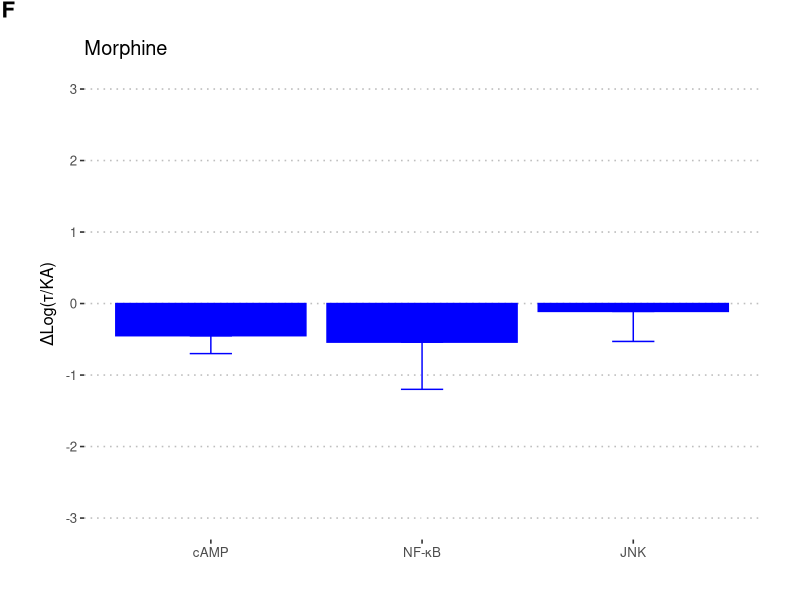
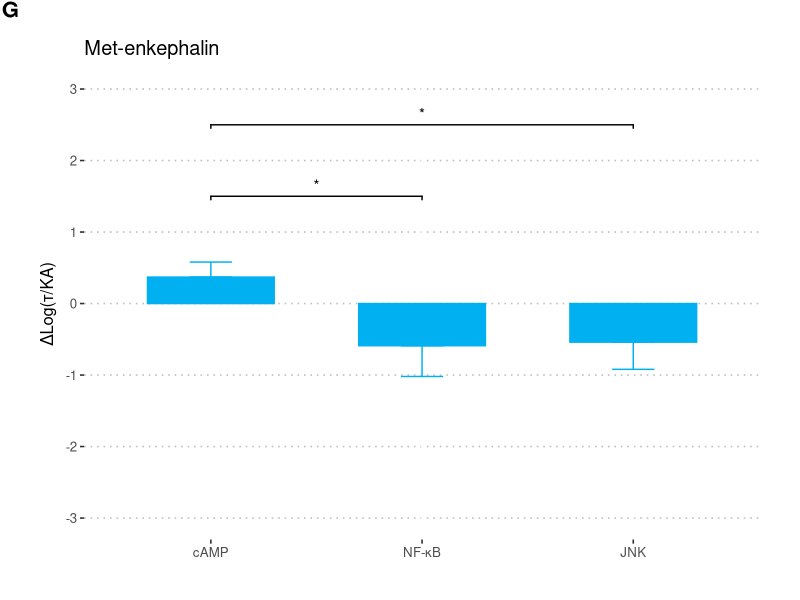
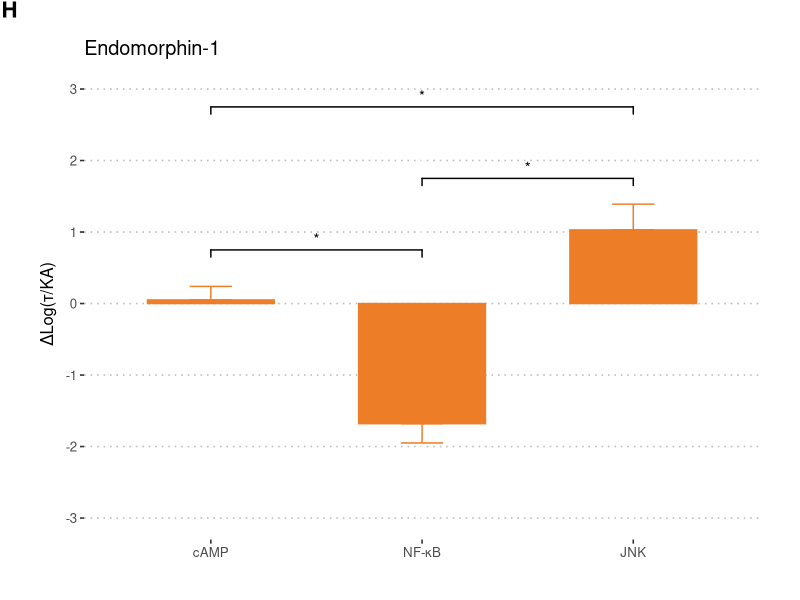
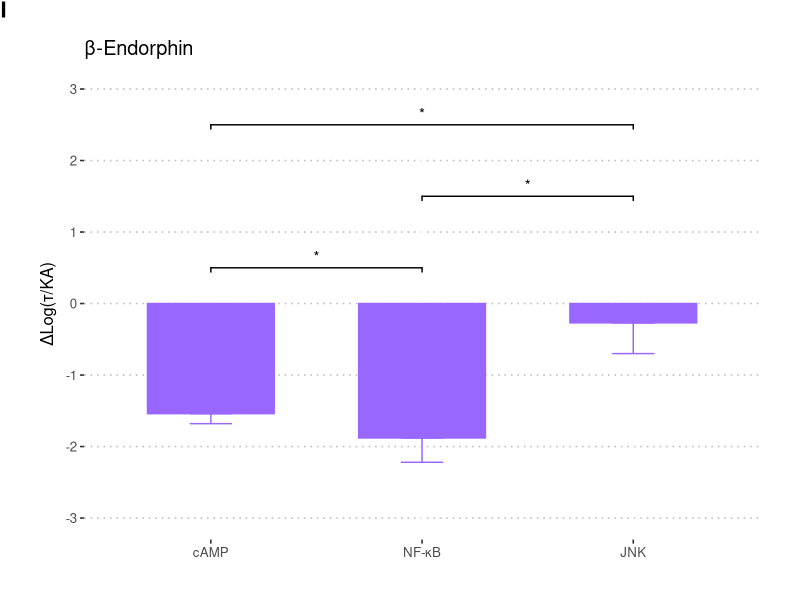
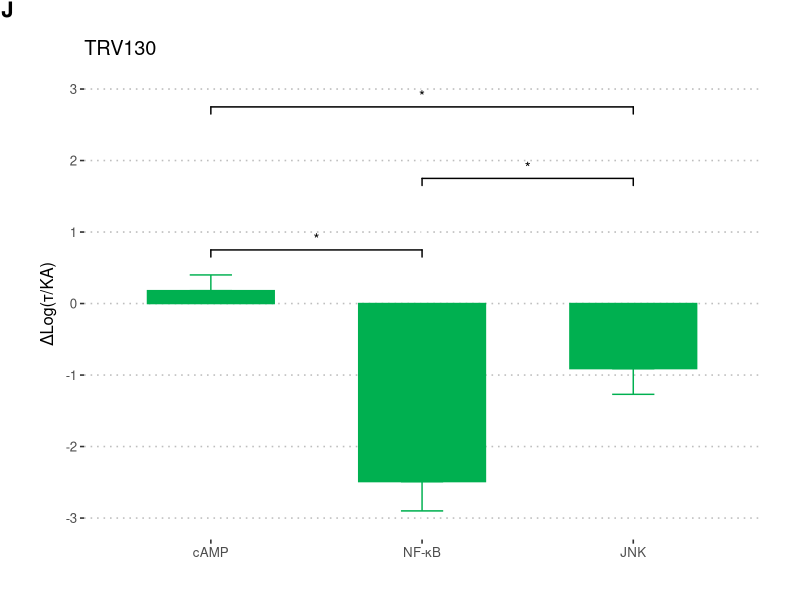
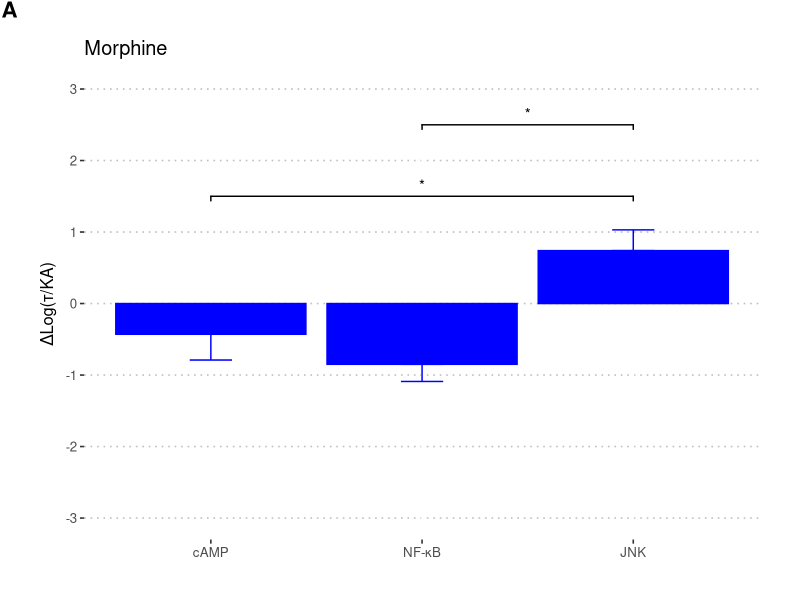
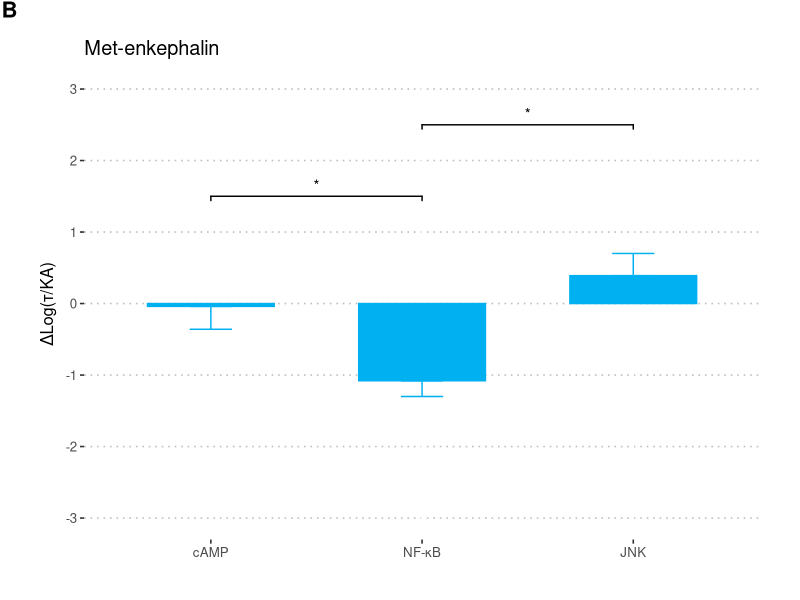
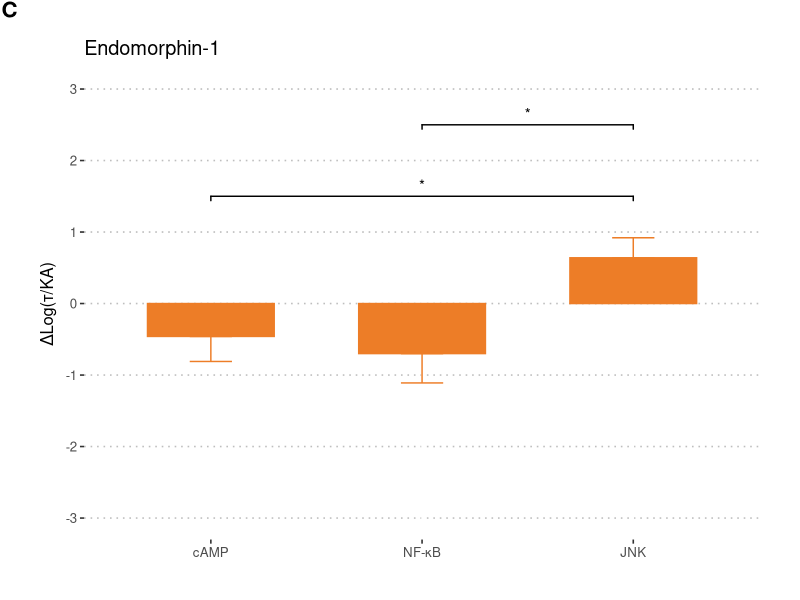

Recreate these plots in R, in order.
#### Barplots of delta logKa ####
#### Copy and past in R console to run!!!! ####
library(tidyverse)
library(ggpubr)
library(forcats)
library(ggsignif)

# Import deltalog data
df <- as.data.frame(read.csv(file = "data/deltalogka_2019_01_25.csv", header = TRUE, sep = ","))

# columns
cols <- c("Morphine", "Met.enkephalin", "endomorphin.1", "b.endorphin", "TRV130")

# Filter data fram by only human data
humandf <- dplyr::filter(df, grepl("Human", X))
humandf$X <- factor(humandf$X, levels = humandf$X)

# Filter data fram by only monkey data
mmdf <- dplyr::filter(df, grepl("Monkey", X))
mmdf$X <- factor(mmdf$X, levels = mmdf$X)

# Monkey Morphine Plot
mmmor <- ggplot(mmdf, aes(x = mmdf$X, y = Morphine)) +
  geom_errorbar(aes(ymin = Morphine, ymax = Morphine-Morphine.SEM), width = .2, color = "#0000ff", position = position_dodge(.9)) +
  geom_bar(position = position_dodge(), stat = "identity", fill = "#0000ff", colour="#0000ff") +
  scale_x_discrete(labels = c(
    "Monkey cAMP" = "cAMP",
    "Monkey NFkB" = "NF-κB",
    "Monkey JNK" = "JNK"
  )) +
  theme(
    panel.grid.major = element_blank(), panel.grid.minor = element_blank(),
    panel.background = element_blank()
  ) + ggtitle("Morphine") +
  xlab(NULL) + ylab("ΔLog(τ/KA)") + theme_pubclean() +
  scale_y_continuous(breaks=c(-3,-2, -1, 0, 1, 2, 3), limits=c(-3, 3)) +
  theme(plot.margin = unit(c(2,2,2,2), "lines"))

mmmor <- annotate_figure(mmmor, fig.lab = "F", fig.lab.face = "bold", fig.lab.size = 16)


ggsave("figures/2019_01_25/monkey_morphine.tiff", device = "tiff")

# Monkey Metenkephalin Plot
mmmet<- ggplot(mmdf, aes(x = fct_inorder(mmdf$X), y = mmdf$Met.enkephalin)) +
  geom_signif(annotations = c(formatC("*"),formatC("*")), y_position = c(2.5, 1.5), xmin=c(1, 1), xmax=c(3, 2)) +
  geom_bar(position = position_dodge(.01), width = 0.6, stat = "identity", fill = "#00b0f0", colour="#00b0f0") +
  geom_errorbar(data=mmdf[mmdf$Met.enkephalin > 0,], inherit.aes = F, aes(x= mmdf[mmdf$Met.enkephalin > 0,]$X, ymin = mmdf[mmdf$Met.enkephalin > 0,]$Met.enkephalin, ymax = mmdf[mmdf$Met.enkephalin > 0,]$Met.enkephalin+mmdf[mmdf$Met.enkephalin > 0,]$Met.enkephalin.SEM), width = .2, color = "#00b0f0", position = position_dodge(.9)) +
  geom_errorbar(data=mmdf[mmdf$Met.enkephalin < 0,], inherit.aes = F, aes(x= mmdf[mmdf$Met.enkephalin < 0,]$X, ymin = mmdf[mmdf$Met.enkephalin < 0,]$Met.enkephalin, ymax = mmdf[mmdf$Met.enkephalin < 0,]$Met.enkephalin-mmdf[mmdf$Met.enkephalin < 0,]$Met.enkephalin.SEM), width = .2, color = "#00b0f0", position = position_dodge(.9)) +
  scale_x_discrete(labels = c(
    "Monkey cAMP" = "cAMP",
    "Monkey NFkB" = "NF-κB",
    "Monkey JNK" = "JNK"
  )) +
  theme(
    panel.grid.major = element_blank(), panel.grid.minor = element_blank(),
    panel.background = element_blank()
  ) + ggtitle("Met-enkephalin") +
  xlab(NULL) + ylab("ΔLog(τ/KA)") + theme_pubclean() +
  scale_y_continuous(breaks=c(-3,-2, -1, 0, 1, 2, 3), limits=c(-3, 3)) +
  theme(plot.margin = unit(c(2,2,2,2), "lines"))
mmmet<- annotate_figure(mmmet, fig.lab = "G", fig.lab.face = "bold", fig.lab.size = 16)

ggsave("figures/2019_01_25/monkey_metenkephalin.tiff", device = "tiff")

# Monkey endomorphin.1 Plot
mmendo <- ggplot(mmdf, aes(x = fct_inorder(mmdf$X), y = mmdf$endomorphin.1)) +
  geom_signif(annotations = c(formatC("*"),formatC("*"), formatC("*")), y_position = c(2.75, .75, 1.75), xmin=c(1, 1, 2), xmax=c(3, 2, 3)) +
  geom_bar(position = position_dodge(.01), width = 0.6, stat = "identity", fill = "#ed7d27", colour="#ed7d27") +
  geom_errorbar(data=mmdf[mmdf$endomorphin.1 > 0,], inherit.aes = F, aes(x = mmdf[mmdf$endomorphin.1 > 0,]$X, ymin = mmdf[mmdf$endomorphin.1 > 0,]$endomorphin.1, ymax = mmdf[mmdf$endomorphin.1 > 0,]$endomorphin.1 + mmdf[mmdf$endomorphin.1 > 0,]$endomorphin.1.SEM), width = .2, color = "#ed7d27", position = position_dodge(.9)) +
  geom_errorbar(data=mmdf[mmdf$endomorphin.1 < 0,], inherit.aes = F, aes(x = mmdf[mmdf$endomorphin.1 < 0,]$X, ymin = mmdf[mmdf$endomorphin.1 < 0,]$endomorphin.1, ymax = mmdf[mmdf$endomorphin.1 < 0,]$endomorphin.1 - mmdf[mmdf$endomorphin.1 < 0,]$endomorphin.1.SEM), width = .2, color = "#ed7d27", position = position_dodge(.9)) +
  scale_x_discrete(labels = c(
    "Monkey cAMP" = "cAMP",
    "Monkey NFkB" = "NF-κB",
    "Monkey JNK" = "JNK"
  )) +
  theme(
    panel.grid.major = element_blank(), panel.grid.minor = element_blank(),
    panel.background = element_blank()
  ) + ggtitle("Endomorphin-1") +
  xlab(NULL) + ylab("ΔLog(τ/KA)") + theme_pubclean() +
  scale_y_continuous(breaks=c(-3,-2, -1, 0, 1, 2, 3), limits=c(-3, 3)) +
  theme(plot.margin = unit(c(2,2,2,2), "lines"))
mmendo <- annotate_figure(mmendo, fig.lab = "H", fig.lab.face = "bold", fig.lab.size = 16)

ggsave("figures/2019_01_25/monkey_endomorphin1.tiff", device = "tiff")

# Monkey beta-Endorphin Plot
mmbe <- ggplot(mmdf, aes(x = fct_inorder(mmdf$X), y = mmdf$b.endorphin)) +
  geom_signif(annotations = c(formatC("*"),formatC("*"), formatC("*")), y_position = c(2.5, .5, 1.5), xmin=c(1, 1, 2), xmax=c(3, 2, 3)) +
  geom_bar(position = position_dodge(.01), width = 0.6, stat = "identity", fill = "#9966ff", colour="#9966ff") +
  geom_errorbar(data=mmdf[mmdf$b.endorphin > 0,], inherit.aes = F, aes(x = mmdf[mmdf$b.endorphin > 0,]$X, ymin = mmdf[mmdf$b.endorphin > 0,]$b.endorphin, ymax = mmdf[mmdf$b.endorphin > 0,]$b.endorphin + mmdf[mmdf$b.endorphin > 0,]$b.endorphin.SEM), width = .2, color = "#9966ff", position = position_dodge(.9)) +
  geom_errorbar(data=mmdf[mmdf$b.endorphin < 0,], inherit.aes = F, aes(x = mmdf[mmdf$b.endorphin < 0,]$X, ymin = mmdf[mmdf$b.endorphin < 0,]$b.endorphin, ymax = mmdf[mmdf$b.endorphin < 0,]$b.endorphin - mmdf[mmdf$b.endorphin < 0,]$b.endorphin.SEM), width = .2, color = "#9966ff", position = position_dodge(.9)) +
  scale_x_discrete(labels = c(
    "Monkey cAMP" = "cAMP",
    "Monkey NFkB" = "NF-κB",
    "Monkey JNK" = "JNK"
  )) +
  theme(
    panel.grid.major = element_blank(), panel.grid.minor = element_blank(),
    panel.background = element_blank()
  ) + ggtitle("β-Endorphin") +
  xlab(NULL) + ylab("ΔLog(τ/KA)") + theme_pubclean() +
  scale_y_continuous(breaks=c(-3,-2, -1, 0, 1, 2, 3), limits=c(-3, 3)) +
  theme(plot.margin = unit(c(2,2,2,2), "lines"))
mmbe <- annotate_figure(mmbe, fig.lab = "I", fig.lab.face = "bold", fig.lab.size = 16)

ggsave("figures/2019_01_25/monkey_betaendorphin.tiff", device = "tiff")

# Monkey TRV130 Plot
mmtrv <- ggplot(mmdf, aes(fct_inorder(mmdf$X), y = TRV130)) +
  geom_signif(annotations = c(formatC("*"),formatC("*"), formatC("*")), y_position = c(2.75, .75, 1.75), xmin=c(1, 1, 2), xmax=c(3, 2, 3)) +
  geom_errorbar(data=mmdf[mmdf$TRV130 > 0,], inherit.aes = F, aes(x= mmdf[mmdf$TRV130 > 0,]$X, ymin = mmdf[mmdf$TRV130 > 0,]$TRV130, ymax = mmdf[mmdf$TRV130 > 0,]$TRV130 + mmdf[mmdf$TRV130 > 0,]$TRV130.SEM), width = .2, color = "#00b050", position = position_dodge(.9)) +
  geom_errorbar(data=mmdf[mmdf$TRV130 < 0,], inherit.aes = F, aes(x= mmdf[mmdf$TRV130 < 0,]$X, ymin = mmdf[mmdf$TRV130 < 0,]$TRV130, ymax = mmdf[mmdf$TRV130 < 0,]$TRV130 - mmdf[mmdf$TRV130 < 0,]$TRV130.SEM), width = .2, color = "#00b050", position = position_dodge(.9)) +
  geom_bar(position = position_dodge(.01), width = 0.6, stat = "identity", fill = "#00b050", colour = "#00b050") +
  scale_x_discrete(labels = c(
    "Monkey cAMP" = "cAMP",
    "Monkey NFkB" = "NF-κB",
    "Monkey JNK" = "JNK"
  )) +
  theme(
    panel.grid.major = element_blank(), panel.grid.minor = element_blank(),
    panel.background = element_blank()
  ) + ggtitle("TRV130") +
  xlab(NULL) + ylab("ΔLog(τ/KA)") + theme_pubclean() +
  scale_y_continuous(breaks=c(-3,-2, -1, 0, 1, 2, 3), limits=c(-3, 3)) +
  theme(plot.margin = unit(c(2,2,2,2), "lines"))
mmtrv <- annotate_figure(mmtrv, fig.lab = "J", fig.lab.face = "bold", fig.lab.size = 16)

ggsave("figures/2019_01_25/monkey_trv130.tiff", device = "tiff")

###############################################################################
###############################################################################
###############################################################################
###############################################################################
###############################################################################

humanmor <- ggplot(humandf, aes(x = humandf$X, y = humandf$Morphine)) +
  geom_signif(annotations = c(formatC("*"),formatC("*")), y_position = c(1.5, 2.5), xmin=c(1, 2), xmax=c(3, 3)) +
  geom_bar(position = position_dodge(), stat = "identity", fill = "#0000ff",
           colour="#0000ff") +
  geom_errorbar(data=humandf[humandf$Morphine > 0,], inherit.aes = F, aes(x= humandf[humandf$Morphine > 0,]$X, ymin = humandf[humandf$Morphine > 0,]$Morphine, ymax = humandf[humandf$Morphine > 0,]$Morphine+humandf[humandf$Morphine > 0,]$Morphine.SEM), width = .2, color = "#0000ff", position = position_dodge(.9)) +
  geom_errorbar(data=humandf[humandf$Morphine < 0,], inherit.aes = F, aes(x= humandf[humandf$Morphine < 0,]$X, ymin = humandf[humandf$Morphine < 0,]$Morphine, ymax = humandf[humandf$Morphine < 0,]$Morphine-humandf[humandf$Morphine < 0,]$Morphine.SEM), width = .2, color = "#0000ff", position = position_dodge(.9)) +
  scale_x_discrete(labels = c(
    "Human cAMP" = "cAMP",
    "Human NFkB" = "NF-κB",
    "Human JNK" = "JNK"
  )) +
  theme(
    panel.grid.major = element_blank(), panel.grid.minor = element_blank(),
    panel.background = element_blank()
  ) + ggtitle("Morphine") +
  xlab(NULL) + ylab("ΔLog(τ/KA)") + theme_pubclean() +
  scale_y_continuous(breaks=c(-3,-2, -1, 0, 1, 2, 3), limits=c(-3, 3)) +
  theme(plot.margin = unit(c(2,2,2,2), "lines"))
humanmor <- annotate_figure(humanmor, fig.lab = "A", fig.lab.face = "bold", fig.lab.size = 16)

ggsave("figures/2019_01_25/human_morphine.tiff", device = "tiff")

# Human Metenkephalin Plot
humanmet <- ggplot(humandf, aes(x = humandf$X, y = humandf$Met.enkephalin)) +
  geom_signif(annotations = c(formatC("*"),formatC("*")), y_position = c(1.5, 2.5), xmin=c(1, 2), xmax=c(2, 3)) +
  geom_bar(position = position_dodge(.01), width = 0.6, stat = "identity", fill = "#00b0f0", colour="#00b0f0") +
  geom_errorbar(data=humandf[humandf$Met.enkephalin > 0,], inherit.aes = F, aes(x= humandf[humandf$Met.enkephalin > 0,]$X, ymin = humandf[humandf$Met.enkephalin > 0,]$Met.enkephalin, ymax = humandf[humandf$Met.enkephalin > 0,]$Met.enkephalin+humandf[humandf$Met.enkephalin > 0,]$Met.enkephalin.SEM), width = .2, color = "#00b0f0", position = position_dodge(.9)) +
  geom_errorbar(data=humandf[humandf$Met.enkephalin < 0,], inherit.aes = F, aes(x= humandf[humandf$Met.enkephalin < 0,]$X, ymin = humandf[humandf$Met.enkephalin < 0,]$Met.enkephalin, ymax = humandf[humandf$Met.enkephalin < 0,]$Met.enkephalin-humandf[humandf$Met.enkephalin < 0,]$Met.enkephalin.SEM), width = .2, color = "#00b0f0", position = position_dodge(.9)) +
  scale_x_discrete(labels = c(
    "Human cAMP" = "cAMP",
    "Human NFkB" = "NF-κB",
    "Human JNK" = "JNK"
  )) +
  theme(
    panel.grid.major = element_blank(), panel.grid.minor = element_blank(),
    panel.background = element_blank()
  ) + ggtitle("Met-enkephalin") +
  xlab(NULL) + ylab("ΔLog(τ/KA)") + theme_pubclean() +
  scale_y_continuous(breaks=c(-3,-2, -1, 0, 1, 2, 3), limits=c(-3, 3)) +
  theme(plot.margin = unit(c(2,2,2,2), "lines"))
humanmet <- annotate_figure(humanmet, fig.lab = "B", fig.lab.face = "bold", fig.lab.size = 16)

ggsave("figures/2019_01_25/human_metenkephalin.tiff", device = "tiff")

# Human endomorphin.1 Plot
humanendo <- ggplot(humandf, aes(x = humandf$X, y = humandf$endomorphin.1)) +
  geom_signif(annotations = c(formatC("*"),formatC("*")), y_position = c(1.5, 2.5), xmin=c(1, 2), xmax=c(3, 3)) +
  geom_bar(width = 0.6, stat = "identity", fill = "#ed7d27", colour="#ed7d27") +
  geom_errorbar(data=humandf[humandf$endomorphin.1 > 0,], inherit.aes = F, aes(x= humandf[humandf$endomorphin.1 > 0,]$X, ymin = humandf[humandf$endomorphin.1 > 0,]$endomorphin.1, ymax = humandf[humandf$endomorphin.1 > 0,]$endomorphin.1 + humandf[humandf$endomorphin.1 > 0,]$endomorphin.1.SEM), width = .2, color = "#ed7d27") +
  geom_errorbar(data=humandf[humandf$endomorphin.1 < 0,], inherit.aes = F, aes(x= humandf[humandf$endomorphin.1 < 0,]$X, ymin = humandf[humandf$endomorphin.1 < 0,]$endomorphin.1, ymax = humandf[humandf$endomorphin.1 < 0,]$endomorphin.1 - humandf[humandf$endomorphin.1 < 0,]$endomorphin.1.SEM), width = .2, color = "#ed7d27") +
  scale_x_discrete(labels = c(
    "Human cAMP" = "cAMP",
    "Human NFkB" = "NF-κB",
    "Human JNK" = "JNK"
  )) +
  theme(
    panel.grid.major = element_blank(), panel.grid.minor = element_blank(),
    panel.background = element_blank()
  ) + ggtitle("Endomorphin-1") +
  xlab(NULL) + ylab("ΔLog(τ/KA)") + theme_pubclean() +
  scale_y_continuous(breaks=c(-3,-2, -1, 0, 1, 2, 3), limits=c(-3, 3)) +
  theme(plot.margin = unit(c(2,2,2,2), "lines"))
humanendo <- annotate_figure(humanendo, fig.lab = "C", fig.lab.face = "bold", fig.lab.size = 16)

ggsave("figures/2019_01_25/human_endomorphin1.tiff", device = "tiff")

# Human beta-Endorphin Plot
humanbe <- ggplot(humandf, aes(x = humandf$X, y = humandf$b.endorphin)) +
  geom_signif(annotations = c(formatC("*"),formatC("*"), formatC("*")), y_position = c(2.5, .5, 1.5), xmin=c(1, 1, 2), xmax=c(3, 2, 3)) +
  geom_errorbar(data=humandf[humandf$b.endorphin < 0,], inherit.aes = F, aes(x= humandf[humandf$b.endorphin < 0,]$X, ymin = humandf[humandf$b.endorphin < 0,]$b.endorphin, ymax = humandf[humandf$b.endorphin < 0,]$b.endorphin - humandf[humandf$b.endorphin < 0,]$b.endorphin.SEM), width = .2, color = "#9966ff", position = position_dodge(.9)) +
  geom_errorbar(data=humandf[humandf$b.endorphin > 0,], inherit.aes = F, aes(x= humandf[humandf$b.endorphin > 0,]$X, ymin = humandf[humandf$b.endorphin > 0,]$b.endorphin, ymax = humandf[humandf$b.endorphin > 0,]$b.endorphin + humandf[humandf$b.endorphin > 0,]$b.endorphin.SEM), width = .2, color = "#9966ff", position = position_dodge(.9)) +
  geom_bar(position = position_dodge(.01), width = 0.6, stat = "identity", fill = "#9966ff", colour="#9966ff") +
  scale_x_discrete(labels = c(
    "Human cAMP" = "cAMP",
    "Human NFkB" = "NF-κB",
    "Human JNK" = "JNK"
  )) +
  theme(
    panel.grid.major = element_blank(), panel.grid.minor = element_blank(),
    panel.background = element_blank()
  ) + ggtitle("β-Endorphin") +
  xlab(NULL) + ylab("ΔLog(τ/KA)") + theme_pubclean() +
  scale_y_continuous(breaks=c(-3,-2, -1, 0, 1, 2, 3), limits=c(-3, 3)) +
  theme(plot.margin = unit(c(2,2,2,2), "lines"))
humanbe <- annotate_figure(humanbe, fig.lab = "D", fig.lab.face = "bold", fig.lab.size = 16)

ggsave("figures/2019_01_25/human_betaendorphin.tiff", device = "tiff")

# Human TRV130 Plot
humantrv <- ggplot(humandf, aes(x = X, y = TRV130)) +
  geom_signif(annotations = c(formatC("*"),formatC("*")), y_position = c(1.5, 2.5), xmin=c(1, 2), xmax=c(2, 3)) +
  geom_errorbar(data=humandf[humandf$TRV130 > 0,], inherit.aes = F, aes(x= humandf[humandf$TRV130 > 0,]$X, ymin = humandf[humandf$TRV130 > 0,]$TRV130, ymax = humandf[humandf$TRV130 > 0,]$TRV130 + humandf[humandf$TRV130 > 0,]$TRV130.SEM), width = .2, color = "#00b050", position = position_dodge(.9)) +
  geom_errorbar(data=humandf[humandf$TRV130 < 0,], inherit.aes = F, aes(x= humandf[humandf$TRV130 < 0,]$X, ymin = humandf[humandf$TRV130 < 0,]$TRV130, ymax = humandf[humandf$TRV130 < 0,]$TRV130 - humandf[humandf$TRV130 < 0,]$TRV130.SEM), width = .2, color = "#00b050", position = position_dodge(.9)) +
  geom_bar(position = position_dodge(.01), width = 0.6, stat = "identity", fill = "#00b050", colour = "#00b050") +
  scale_x_discrete(labels = c(
    "Human cAMP" = "cAMP",
    "Human NFkB" = "NF-κB",
    "Human JNK" = "JNK"
  )) +
  theme(
    panel.grid.major = element_blank(), panel.grid.minor = element_blank(),
    panel.background = element_blank()
  ) + ggtitle("TRV130") +
  xlab(NULL) + ylab("ΔLog(τ/KA)") + theme_pubclean() +
  scale_y_continuous(breaks=c(-3,-2, -1, 0, 1, 2, 3), limits=c(-3, 3)) +
  theme(plot.margin = unit(c(2,2,2,2), "lines"))

humantrv <- annotate_figure(humantrv, fig.lab = "E", fig.lab.face = "bold", fig.lab.size = 16)

ggsave("figures/2019_01_25/human_trv130.tiff", device = "tiff")

###############################################################################
###############################################################################
###############################################################################
###############################################################################
###############################################################################

### Arrange plots

arranged <- ggarrange(humanmor, humanmet, humanendo, humanbe, humantrv,
                      mmmor, mmmet, mmendo, mmbe, mmtrv,
                      common.legend = TRUE, ncol = 5, nrow = 2)

ggsave("figures/2019_01_25/arranged_plots_deltalogka.tiff", width = 15, height = 7, dpi = 300, device = "tiff")